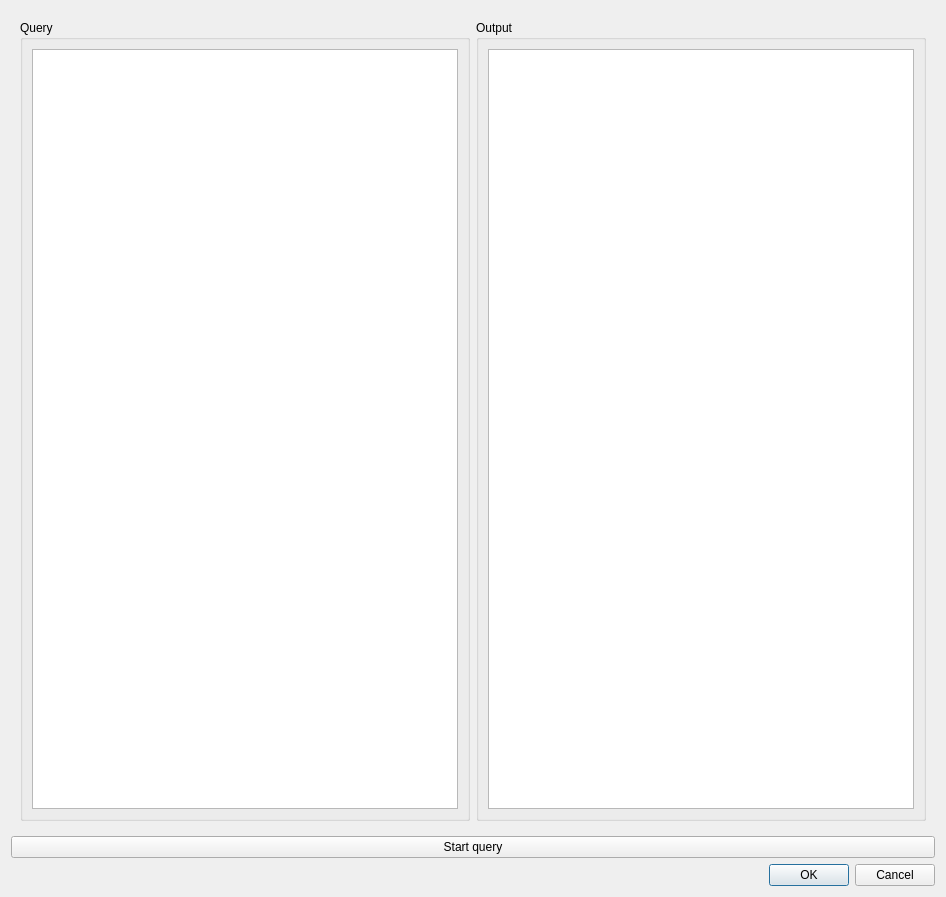
<?xml version="1.0" encoding="UTF-8"?>
<ui version="4.0">
 <class>Dialog</class>
 <widget class="QDialog" name="Dialog">
  <property name="geometry">
   <rect>
    <x>0</x>
    <y>0</y>
    <width>946</width>
    <height>897</height>
   </rect>
  </property>
  <property name="windowTitle">
   <string>Dialog</string>
  </property>
  <layout class="QGridLayout" name="gridLayout">
   <item row="0" column="0">
    <widget class="QWidget" name="widget" native="true">
     <layout class="QHBoxLayout" name="horizontalLayout">
      <item>
       <widget class="QGroupBox" name="queryMLNGroupBox">
        <property name="title">
         <string>Query</string>
        </property>
        <layout class="QHBoxLayout" name="horizontalLayout_2">
         <item>
          <widget class="QTextEdit" name="queryMLNTextWidget"/>
         </item>
        </layout>
       </widget>
      </item>
      <item>
       <widget class="QGroupBox" name="OutputGroupBox">
        <property name="title">
         <string>Output</string>
        </property>
        <layout class="QHBoxLayout" name="horizontalLayout_3">
         <item>
          <widget class="QTextEdit" name="outputQueryTextWidget">
           <property name="readOnly">
            <bool>true</bool>
           </property>
          </widget>
         </item>
        </layout>
       </widget>
      </item>
     </layout>
    </widget>
   </item>
   <item row="2" column="0">
    <widget class="QDialogButtonBox" name="buttonBox">
     <property name="orientation">
      <enum>Qt::Horizontal</enum>
     </property>
     <property name="standardButtons">
      <set>QDialogButtonBox::Cancel|QDialogButtonBox::Ok</set>
     </property>
    </widget>
   </item>
   <item row="1" column="0">
    <widget class="QPushButton" name="queryButton">
     <property name="text">
      <string>Start query</string>
     </property>
    </widget>
   </item>
  </layout>
 </widget>
 <resources/>
 <connections>
  <connection>
   <sender>buttonBox</sender>
   <signal>accepted()</signal>
   <receiver>Dialog</receiver>
   <slot>accept()</slot>
   <hints>
    <hint type="sourcelabel">
     <x>248</x>
     <y>254</y>
    </hint>
    <hint type="destinationlabel">
     <x>157</x>
     <y>274</y>
    </hint>
   </hints>
  </connection>
  <connection>
   <sender>buttonBox</sender>
   <signal>rejected()</signal>
   <receiver>Dialog</receiver>
   <slot>reject()</slot>
   <hints>
    <hint type="sourcelabel">
     <x>316</x>
     <y>260</y>
    </hint>
    <hint type="destinationlabel">
     <x>286</x>
     <y>274</y>
    </hint>
   </hints>
  </connection>
 </connections>
</ui>
